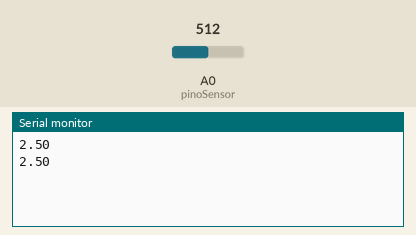
A sketch run on a simulated Arduino Uno, built with avr-gcc and run on an emulated ATmega328P. Parts: the last lines printed to the serial monitor. The inputs (shaded band) are chosen by the test bench; at power-on: A0 (pinoSensor) = 512.

Above: at 10.8 s.
10.9 s: A0 (pinoSensor) set to 716
At 20.6 s:
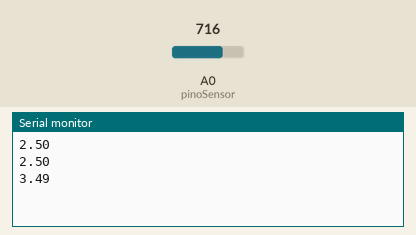
20.9 s: A0 (pinoSensor) set to 900
At 30.7 s:
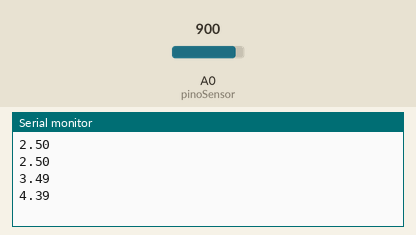
Timing chart, 0 to 32.2 s (numbered marks = the images above; inputs shaded):
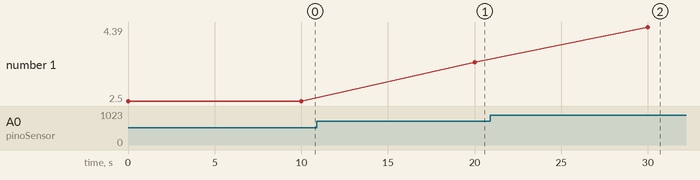

Measured:
- after the input at 10.9 s, the serial monitor: prints a new line after 9.1 s (image 1)
- after the input at 20.9 s, the serial monitor: prints a new line after 9.1 s (image 2)
- plotted number 1: 2.5 → 3.49 after the input at 10.9 s, 3.49 → 4.39 after the input at 20.9 s

The sketch:

CodigoAtualArduino.ino
```cpp
int pinoSensor = 0; // Saída do sensor na A0
float temperatura = 0; // temperatura lida


// Função que será executada uma vez (setup):
void setup() {
  Serial.begin(9600); // Inicia a comunicação serial a 9600 bauds
}

// Função executada continuamente (loop):
void loop() {
  temperatura = (analogRead(pinoSensor) * 0.00488); // 5 volts / 1.023 = 0,0048 precisão do A/D (0,0048V ~= 1ºC)
  // temperatura = temperatura - 25; // Ajuste da temperatura para simulação do ambiente;
  Serial.println(temperatura);

  delay(10000);
}
```
